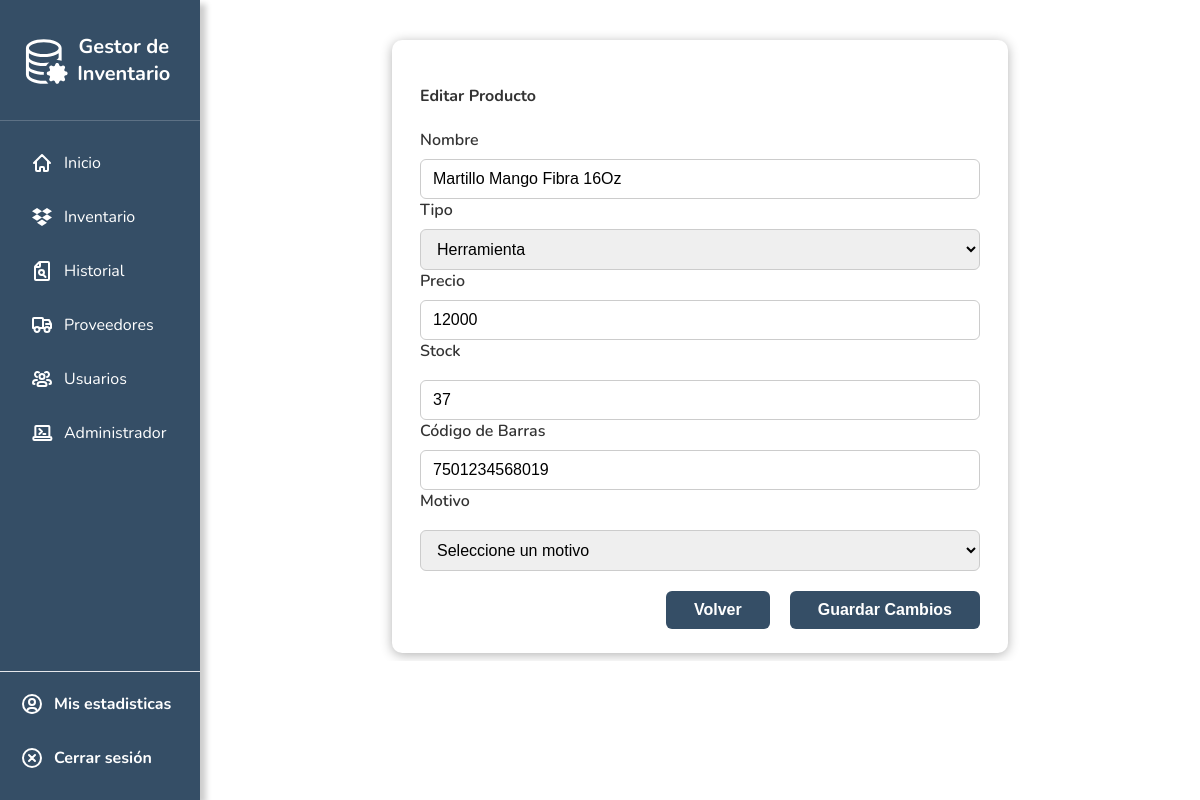
Before: /productos/111/edit/ (signed in) with the older database file.
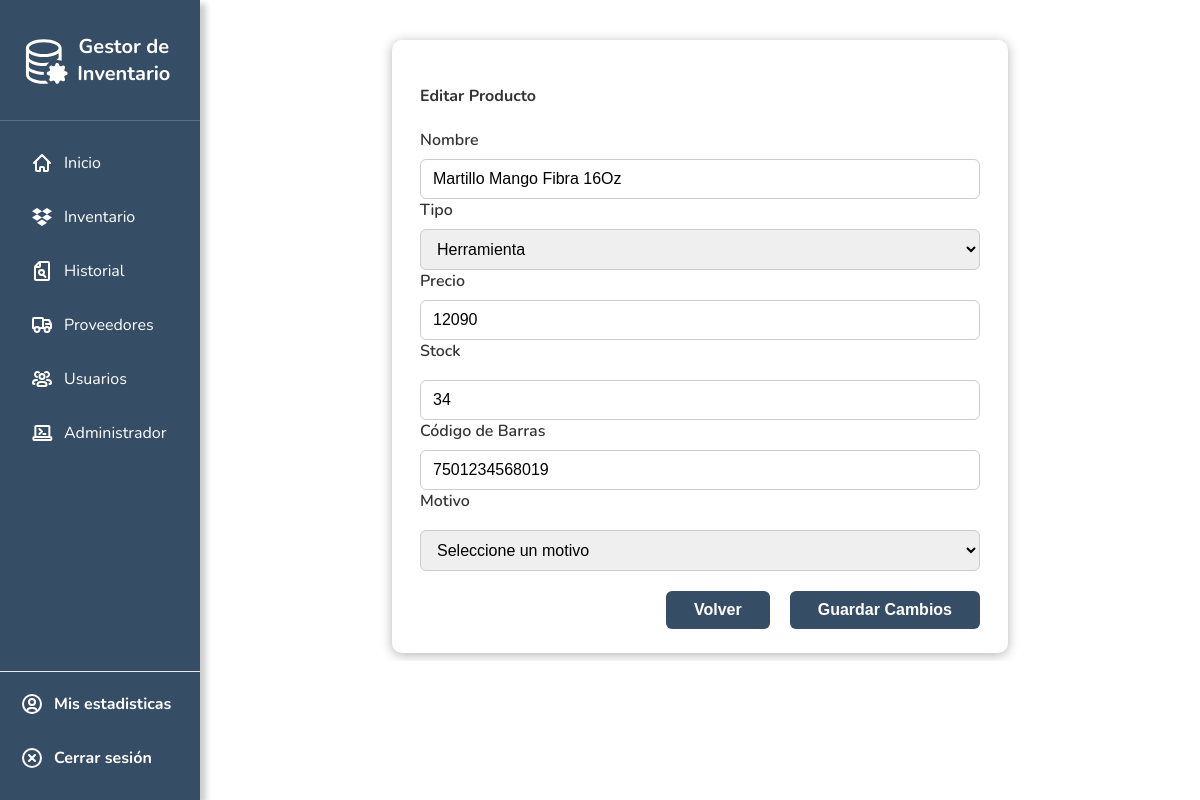
After: the same page with the newer database file.
### inventory/models.py (models this page shows, shortened)
class Producto(models.Model):
    name = models.CharField(max_length=200, default='Sin nombre')
    product_type = models.ForeignKey(ProductType, on_delete=models.CASCADE, verbose_name="Tipo")
    price = models.IntegerField()
    stock = models.IntegerField(default=0)
    codigo_barras = models.CharField(max_length=50, null=True, blank=True)
    date_added = models.DateTimeField(default=now, editable=False)
    class Meta:
        verbose_name = "Producto"
        verbose_name_plural = "Productos"

### inventory/views.py (the view)
# urls.py: path('productos/<int:pk>/edit/', views.producto_update, name='producto_update'),
@login_required
def producto_update(request, pk):
    producto = get_object_or_404(Producto, pk=pk)
    stock_anterior = producto.stock
    if request.method == 'POST':
        form = ProductoForm(request.POST, instance=producto)
        motivo = request.POST.get('motivo', 'Producto editado')
        if form.is_valid():
            updated_producto = form.save(commit=False)
            stock_nuevo = updated_producto.stock
            cambio_stock = stock_nuevo - stock_anterior
            if motivo.strip().lower() == 'venta':
                if stock_nuevo >= stock_anterior:
                    messages.error(request, 'En una venta solo puedes disminuir el stock (incluyendo dejarlo en 0).')
                    return render(request, 'inv/edit_item.html', {'form': form, 'producto': producto})
                updated_producto.save()
                crear_historial_venta(
                    producto_id=updated_producto.id,
                    nombre_producto=updated_producto.name,
                    tipo_producto=updated_producto.product_type.name,
                    codigo_barras=updated_producto.codigo_barras or '',
                    cambio_stock=cambio_stock,
                    stock_final=updated_producto.stock,
                    motivo=motivo,
                    usuario=request.user,
                    precio=updated_producto.price
                )
            else:
                updated_producto.save()
                HistorialMovimiento.objects.create(
                    producto_id=updated_producto.id,
                    nombre_producto=updated_producto.name,
                    tipo_producto=updated_producto.product_type.name,
                    codigo_barras=updated_producto.codigo_barras or '',
                    cambio_stock=cambio_stock,
                    stock_final=updated_producto.stock,
                    motivo=motivo,
                    usuario=request.user,
                    precio=updated_producto.price
                )
            messages.success(request, f'Producto "{updated_producto.name}" actualizado exitosamente.')
            return redirect('inventario')
        else:
            messages.error(request, 'Por favor corrija los errores en el formulario.')
    else:
        form = ProductoForm(instance=producto)
    return render(request, 'inv/edit_item.html', {
        'form': form,
        'producto': producto
    })

### inventory/forms.py (shortened to what this page needs)
class ProductoForm(forms.ModelForm):
    class Meta:
        model = Producto
        fields = ['name', 'product_type', 'price', 'stock', 'codigo_barras']
        labels = {
            'name': 'Nombre',
            'product_type': 'Tipo',
            'price': 'Precio',
            'stock': 'Stock',
            'codigo_barras': 'Código de Barras'
        }
    def __init__(self, *args, **kwargs):
        super().__init__(*args, **kwargs)
        self.fields['product_type'].queryset = ProductType.objects.filter(is_active=True)
        self.fields['product_type'].empty_label = "-- Seleccione un tipo --"
        self.fields['product_type'].widget.can_add_related = False
        self.fields['product_type'].widget.can_change_related = False
        self.fields['product_type'].widget.can_delete_related = False

### inventory/models.py (called while the page is built)
    def __str__(self):
        return self.name

### inventory/templates/inv/edit_item.html (shortened to what this page needs)
{% extends 'inv/base.html' %}
{% load static %}
{% load number_filters %}
{% block body %}
<div class="add-product-container">
  <form method="POST" class="add-product-form">
    <h4>{% if form.instance.pk %}Editar Producto{% else %}Crear Producto{% endif %}</h4>
    {% for field in form %}
    <div class="add-product-group">
      <label for="id_{{ field.name }}" class="add-product-label">{{ field.label }}</label>
      <div class="add-product-field">
        {% if user.is_staff %}
          {% if field.name == 'stock' %}
            {% with orig_stock=form.instance.stock %}
              <input type="number" name="stock" id="id_stock" class="form-control" value="{{ field.value }}" data-original-stock="{{ orig_stock }}" {% if field.field.required %}required{% endif %}>
            {% endwith %}
          {% else %}
            {{ field }}
          {% endif %}
        {% endif %}
      </div>
    </div>
    {% endfor %}
    {% if form.instance.pk %}
    <div class="add-product-group">
      <label for="id_motivo" class="add-product-label">Motivo</label>
      <div class="add-product-field">
        <select name="motivo" id="id_motivo" class="form-control" required>
          <option value="" disabled selected>Seleccione un motivo</option>
        </select>
      </div>
    </div>
    {% endif %}
    <div class="add-product-group">
      <div class="add-product-btn-wrap">
        <button type="button" class="add-product-btn" onclick="window.location.href='{% url "inventario" %}'">Volver</button>
        <button type="submit" class="add-product-btn">
          {% if form.instance.pk %}Guardar Cambios{% else %}Crear Producto{% endif %}
        </button>
      </div>
    </div>
  </form>
</div>
{% endblock %}

Changed rows visible on the page:
changed Producto "Martillo Mango Fibra 16Oz": price "12000" → "12090"
Other visible differences:
form field stock: "37" → "34"
